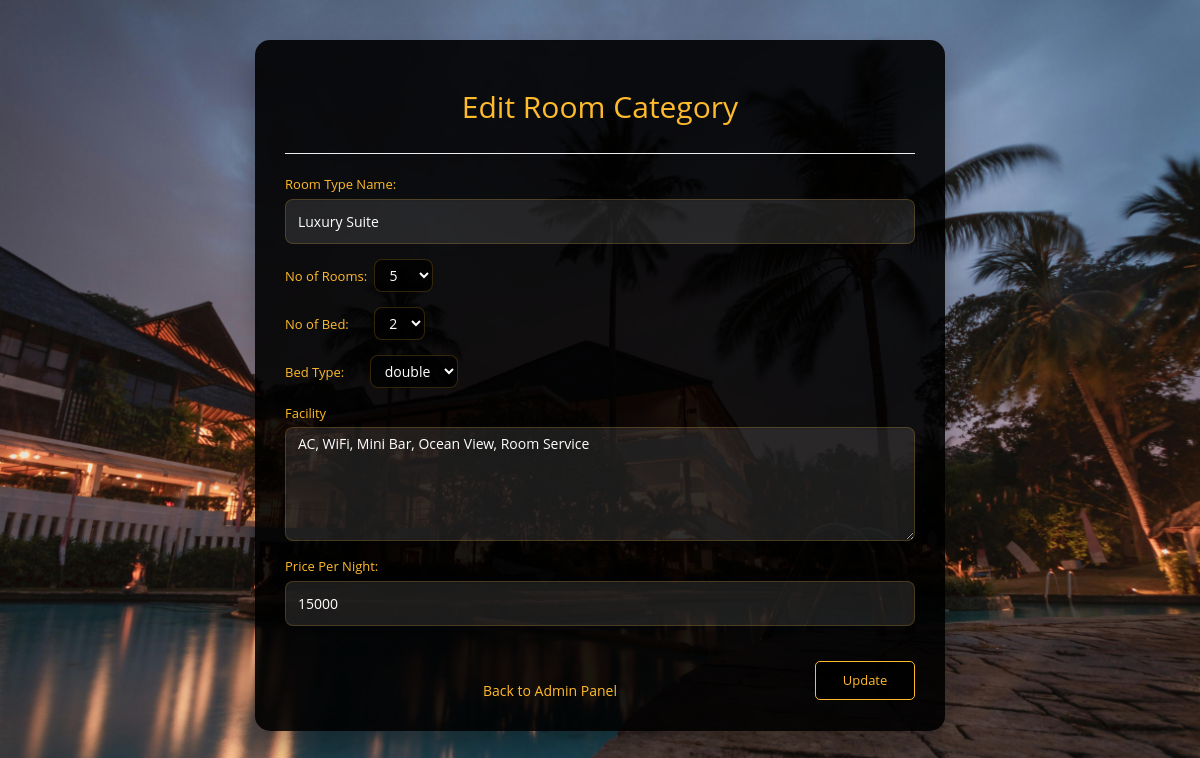
Page /admin/edit_room_cat.php?roomname=Luxury Suite on the committed database.
### tables this page shows
CREATE TABLE `room_category` (
  `roomname` varchar(100) NOT NULL,
  `room_qnty` int(11) NOT NULL,
  `available` int(11) NOT NULL,
  `booked` int(11) NOT NULL,
  `no_bed` int(11) NOT NULL,
  `bedtype` varchar(100) NOT NULL,
  `facility` varchar(500) NOT NULL,
  `price` float NOT NULL,
  PRIMARY KEY (`roomname`)
);

### admin/include/class.user.php (called while the page is built, shortened)
<?php
        class user
        {
            public function __construct()
            {
                $this->db=new mysqli(DB_SERVER,DB_USERNAME,DB_PASSWORD,'hotel');
            }
        }
?>

### admin/edit_room_cat.php (the view, shortened to what this page needs)
<?php
include_once 'include/class.user.php';
$user=new User();
$room_cat=$_GET['roomname'];
$sql="SELECT * FROM room_category WHERE roomname='$room_cat'";
$query=mysqli_query($user->db, $sql);
$row = mysqli_fetch_array($query);
?>
<!DOCTYPE html>
<html lang="en">
<head>
    <link rel="stylesheet" href="https://maxcdn.bootstrapcdn.com/bootstrap/3.3.7/css/bootstrap.min.css">
    <link rel="stylesheet" href="css/reg.css" type="text/css">
</head>
<body>
    <div class="container">
        <div class="well">
            <h2>Edit Room Category</h2>
            <hr>
            <form action="" method="post" name="room_category">
                <div class="form-group">
                    <label for="roomname">Room Type Name:</label>
                    <input type="text" class="form-control" name="roomname" value="<?php echo $row['roomname'] ?>" required>
                </div>
                 <div class="form-group">
                    <label for="qty">No of Rooms:</label>&nbsp;
                    <select name="room_qnty">
                    <option value="<?php echo $row['room_qnty'] ?>"><?php echo $row['room_qnty'] ?></option>
                    </select>
                </div>
                <div class="form-group">
                    <label for="bed">No of Bed:</label>&nbsp;&nbsp;&nbsp;&nbsp;&nbsp;&nbsp;
                    <select name="no_bed">
                     <option value="<?php echo $row['no_bed'] ?>"><?php echo $row['no_bed'] ?></option>
                    </select>
                </div>
                <div class="form-group">
                    <label for="bedtype">Bed Type:</label>&nbsp;&nbsp;&nbsp;&nbsp;&nbsp;&nbsp;
                   <select name="bedtype">
                     <option value="<?php echo $row['bedtype'] ?>"><?php echo $row['bedtype'] ?></option>
                    </select>
                </div>
                <div class="form-group">
                    <label for="Facility">Facility</label>
                    <textarea class="form-control" rows="5" name="facility"><?php echo $row['facility'] ?></textarea>
                </div>
               <div class="form-group">
                    <label for="price">Price Per Night:</label>
                    <input type="text" class="form-control" name="price" value="<?php echo $row['price'] ?>" required>
                </div>
                <button type="submit" class="btn btn-lg btn-primary button" name="submit">Update</button>
               <br>
                <div id="click_here">
                    <a href="../admin.php">Back to Admin Panel</a>
                </div>
            </form>
        </div>
    </div>
</body>
</html>

### admin/css/reg.css (style rules this page uses)
body { background-image: url('../../images/home.jpg'); background-repeat: no-repeat; background-attachment: fixed; background-size: cover; font-family: 'Open Sans', sans-serif; }
h2 { text-align: center; color: #ffbb2b; margin-bottom: 30px; }
#click_here { margin-top: 20px; text-align: center; }
#click_here a { color: #ffbb2b; text-decoration: none; }
.well { background: rgba(0, 0, 0, 0.9); border: none; border-radius: 15px; padding: 30px; margin-top: 50px; box-shadow: 0 15px 30px rgba(0,0,0,0.3); }
.container { width: 60%; margin-top: 10px; }
label { color: #ffbb2b; font-size: 13px; font-weight: normal; }
.button { width: 100px; float: right; font-size: 13px; }
.form-control { background: rgba(255, 255, 255, 0.1); border: 1px solid rgba(255, 187, 43, 0.2); border-radius: 8px; color: #fff; height: 45px; }
.btn-primary { background-color: rgba(0, 0, 0, 0.8); color: #ffbb2b; border: 1px solid #ffbb2b; padding: 10px 25px; border-radius: 5px; transition: all 0.3s ease; margin-top: 20px; }
select { background: rgba(0, 0, 0, 0.8); color: #fff; border: 1px solid rgba(255, 187, 43, 0.2); border-radius: 5px; padding: 5px 10px; }
textarea { background: rgba(255, 255, 255, 0.1) !important; border: 1px solid rgba(255, 187, 43, 0.2) !important; color: #fff !important; }

### admin/edit_room_cat.php (style rules this page uses)
body { background-image: url('../images/home.jpg'); background-repeat: no-repeat; background-attachment: fixed; background-size: cover; font-family: 'Open Sans', sans-serif; }
.well { background: rgba(0, 0, 0, 0.9); border: none; border-radius: 15px; padding: 30px; margin-top: 30px; box-shadow: 0 15px 30px rgba(0,0,0,0.3); }
h2 { color: #ffbb2b; text-align: center; margin-bottom: 30px; }
.form-group label { color: #ffbb2b; }
.form-control, select, textarea { background: rgba(255, 255, 255, 0.1); border: 1px solid rgba(255, 187, 43, 0.2); color: #fff; border-radius: 8px; }
select { background: rgba(0, 0, 0, 0.8); padding: 5px 10px; }
.btn-primary { background-color: rgba(0, 0, 0, 0.8); color: #ffbb2b; border: 1px solid #ffbb2b; transition: all 0.3s ease; margin-top: 20px; }
#click_here a { color: #ffbb2b; text-decoration: none; margin-top: 20px; display: block; text-align: center; }

### rows in the picture
room_category: roomname "Luxury Suite", room_qnty "5", no_bed "2", bedtype "double", facility "AC, WiFi, Mini Bar, Ocean View, Room Service", price "15000"
